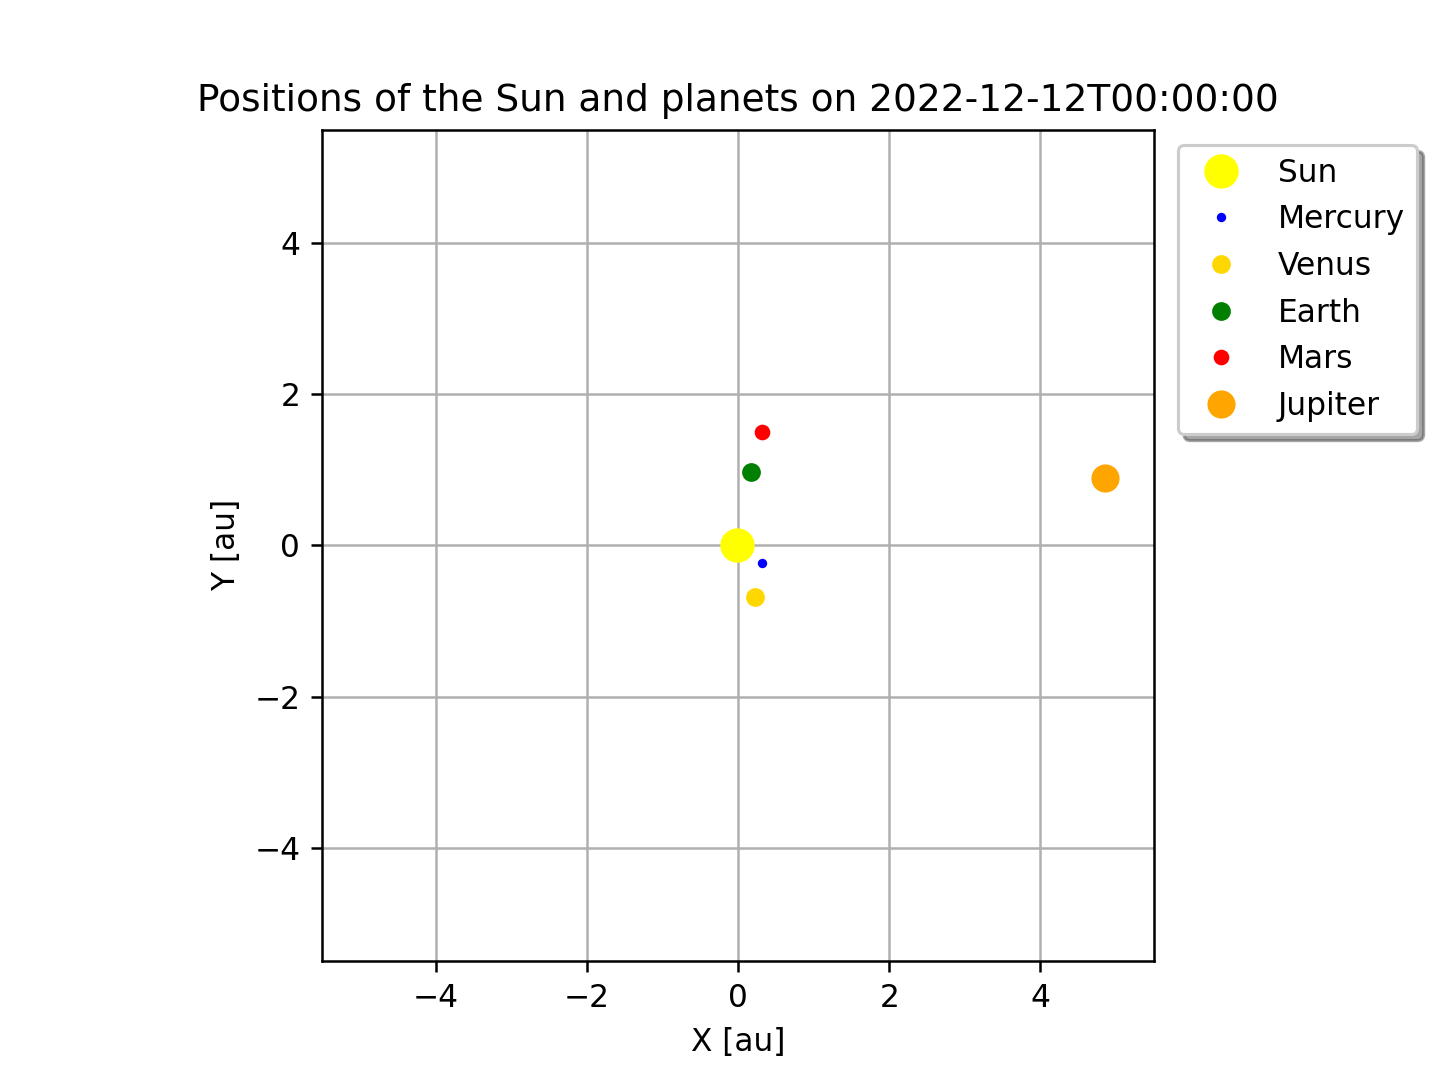

Generate this figure with Python:
#!/usr/pkg/bin/python3.9

#
# Time-stamp: <2022/12/11 18:43:13 (CST) daisuke>
#

# importing astropy module
import astropy.time

# importing astroquery module
import astroquery.jplhorizons

# importing matplotlib module
import matplotlib.figure
import matplotlib.backends.backend_agg

# file name
file_fig = 'ai202209_s13_02_03.png'

# date/time
t_str = '2022-12-12T00:00:00'
t     = astropy.time.Time (t_str, scale='utc', format='isot')

# target list
# Sun, Mercury, Venus, Earth, Mars, Jupiter
dic_target = {
    '10':  'Sun',
    '199': 'Mercury',
    '299': 'Venus',
    '399': 'Earth',
    '499': 'Mars',
    '599': 'Jupiter',
}

# marker size and colour
sizes   = [10, 2, 5, 5, 4, 8]
colours = ['yellow', 'blue', 'gold', 'green', 'red', 'orange']

# making objects "fig", "canvas", and "ax"
fig    = matplotlib.figure.Figure ()
canvas = matplotlib.backends.backend_agg.FigureCanvasAgg (fig)
ax     = fig.add_subplot (111)

# labels
ax.set_xlabel ('X [au]')
ax.set_ylabel ('Y [au]')

# axes
ax.set_xlim (-5.5, 5.5)
ax.set_ylim (-5.5, 5.5)
ax.set_aspect('equal')
ax.grid ()

# getting positions of the Sun and planets
for i, n in enumerate (dic_target):
    # querying JPL Horizons
    obj = astroquery.jplhorizons.Horizons (id=n, id_type=None, \
                                           location='@ssb', \
                                           epochs=t.jd)

    # state vector of the target object
    vec = obj.vectors ()

    # plotting data
    ax.plot (vec['x'], vec['y'], linestyle='None', \
             marker='o', markersize=sizes[i], color=colours[i], \
             label=dic_target[n])

# title of plot
ax.set_title (f"Positions of the Sun and planets on {t_str}")

# showing legend
ax.legend (bbox_to_anchor=(1.01, 1.00), loc='upper left', shadow=True)

# saving the plot into a file
fig.savefig (file_fig, dpi=225)
